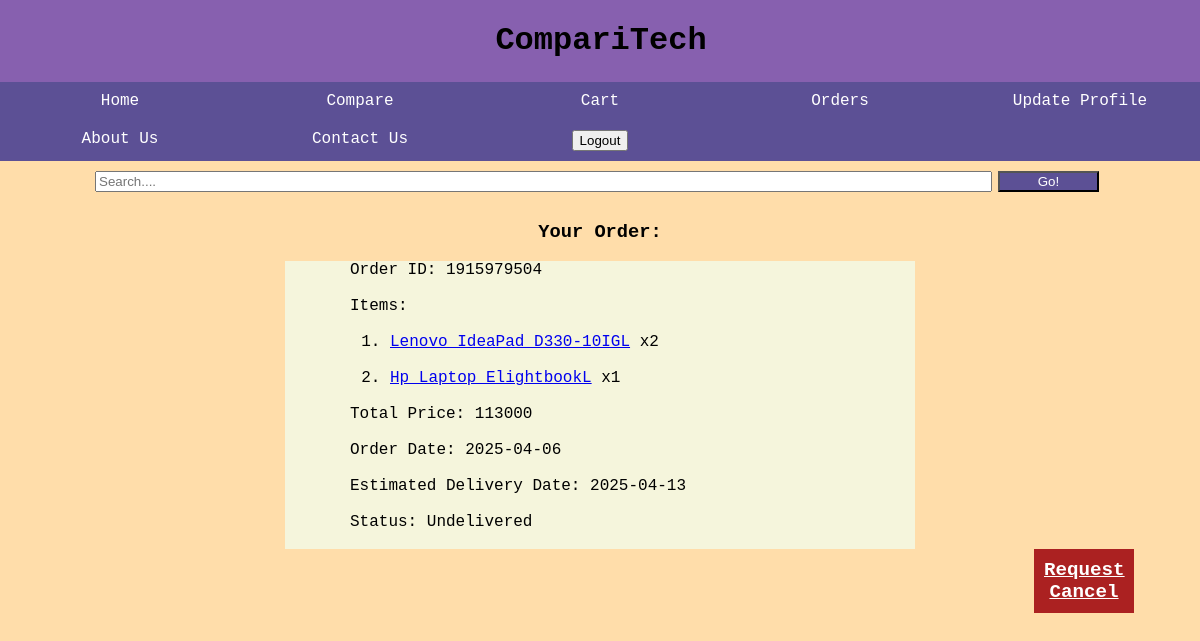
Page /orderdetail.php?orderid=1915979504 (signed in) on the committed database.
### tables this page shows
CREATE TABLE `orderdetails` (
  `order_id` int(11) NOT NULL,
  `cart_id` int(11) NOT NULL,
  `user_id` int(11) NOT NULL,
  `order_placement_date` date DEFAULT curdate(),
  `expected_delivery_date` date DEFAULT (curdate() + 7),
  `notes` varchar(200) DEFAULT NULL,
  `shipping_address` varchar(200) NOT NULL,
  `payment_type` varchar(20) DEFAULT NULL CHECK (`payment_type` = 'Cash on Delivery' or `payment_type` = 'Card' or `payment_type` = 'BKash'),
  `total_price` int(11) DEFAULT NULL,
  `delivered_status` varchar(20) DEFAULT 'Undelivered',
  `cancellation_request` varchar(200) DEFAULT 'N/A'
);

### orderdetail.php (the view, shortened to what this page needs)
<?php
    $orderid=$_GET["orderid"];
    include("database.php");
    $sqliorder="SELECT * FROM orderdetails where order_id={$orderid}";
    $resultorder=mysqli_query($conn,$sqliorder);
    $order=mysqli_fetch_assoc($resultorder);
?>
<!DOCTYPE html>
<html lang="en">
<head>
    <link rel="stylesheet" href="style.css">
</head>
<body>
    <header>
        <h1 id="titlecard">CompariTech</h1>
    </header>
    <nav class="navbar">
        <ul>
            <li><a href="homepage.php">Home</a></li>
            <li><a href="compare.php">Compare</a></li>
            <li><a href="cart.php">Cart</a></li>
            <li><a href="order.php">Orders</a></li>
            <li><a href="updateprofile.php">Update Profile</a></li>
            <li><a href="aboutus.php">About Us</a></li>
            <li><a href="contact.php">Contact Us</a></li>
            <li><form action="homepage.php" method="post"><input type="submit" value="Logout" name="logout"></form></li>
        </ul>
    </nav>
    <main>
        <div class="SearchBar">
            <form action="search.php" method="get">
                <input type="text" name="Searchterm" id="search" placeholder="Search....">
                <input type="submit" value="Go!" name="Search">
            </form>
        </div>
        <h3>Your Order: </h3>
        <div class="GTB">
                <p>Order ID: <?php echo $order["order_id"];?></p><br>
                <p>Items: </p><br>
                <ol>
                <?php
                    $sqlcart="SELECT c.product_id, product_name, product_quantity FROM products as p, carts as c WHERE cart_id='{$order["cart_id"]}' and c.product_id=p.product_id";
                    $resultcart=mysqli_query($conn,$sqlcart);
                    while($row=mysqli_fetch_assoc($resultcart))
                    {
                    $link="product.php?productid={$row["product_id"]}";
                ?>
                    <li><a href="<?php echo $link;?>"><?php echo $row["product_name"];?></a> x<?php echo $row["product_quantity"];?></li>
                    <br>
                <?php
                    }
                ?>
                </ol>
                <p>Total Price: <?php echo $order["total_price"];?></p><br>
                <p>Order Date: <?php echo $order["order_placement_date"];?></p><br>
                <p>Estimated Delivery Date: <?php echo $order["expected_delivery_date"];?></p><br>
                <p>Status: <?php echo $order["delivered_status"];?></p><br>
        </div>
        <div class="RemoveAction2">
            <?php $rlink="ordercancel.php?order_id={$orderid}";?>
                <a href="<?php echo $rlink;?>"> Request Cancel</a>
        </div>
    </main>

### style.css (style rules this page uses)
body { margin: 0px; background-color: rgb(255, 221, 170); font-family: 'Courier New', Courier, monospace; }
header { background-color: hsla(240, 47%, 68%, 0.712); padding: 1px ; text-align: center; top:0px; width:100%; color: rgb(0, 0, 0); }
main { margin-left: 20px; margin-right: 20px; text-align: center; }
.navbar ul { list-style-type: none; background-color: hsl(250, 30%, 45%); padding: 0px; margin: 0px; overflow: hidden; }
.navbar a { text-decoration: none; color: white; display: block; text-align: center; padding: 10px; }
.navbar form { text-decoration: none; color: white; display: block; text-align: center; padding: 10px; }
.navbar li { float: left; width:20%; }
.SearchBar { display: block; margin-left: 75px; margin-right: 75px; margin-bottom: 15px; margin-top: 10px; padding-bottom: 10px; }
.SearchBar input[type=text] { width: 88%; float: left; }
.SearchBar input[type=submit] { width: 10%; background-color: hsl(250, 30%, 45%); color: white; }
.RemoveAction2 { font-size: larger; font-weight: bold; width: 100px; margin-left: 1014px; }
.RemoveAction2 a { background-color: hsl(0, 68%, 40%); color: white; height: auto; display: block; padding: 10px; }
.GTB { text-align: left; margin-left: 265px; margin-right: 265px; background-color: beige; }
.GTB p { text-align: left; margin-left: 65px; margin-right: 65px; margin-top: 0px; margin-bottom: 0px; background-color: beige; }
.GTB ol { text-align: left; margin-left: 65px; margin-right: 65px; margin-top: 0px; margin-bottom: 0px; background-color: beige; }

### rows in the picture
orderdetails: order "1915979504", total_price "113000", order_placement_date "2025-04-06", expected_delivery_date "2025-04-13", delivered_status "Undelivered"

### other values in the picture
$row["product_name"] "Lenovo IdeaPad D330-10IGL"
$row["product_quantity"] "2"
$row["product_name"] "Hp Laptop ElightbookL"
$row["product_quantity"] "1"
